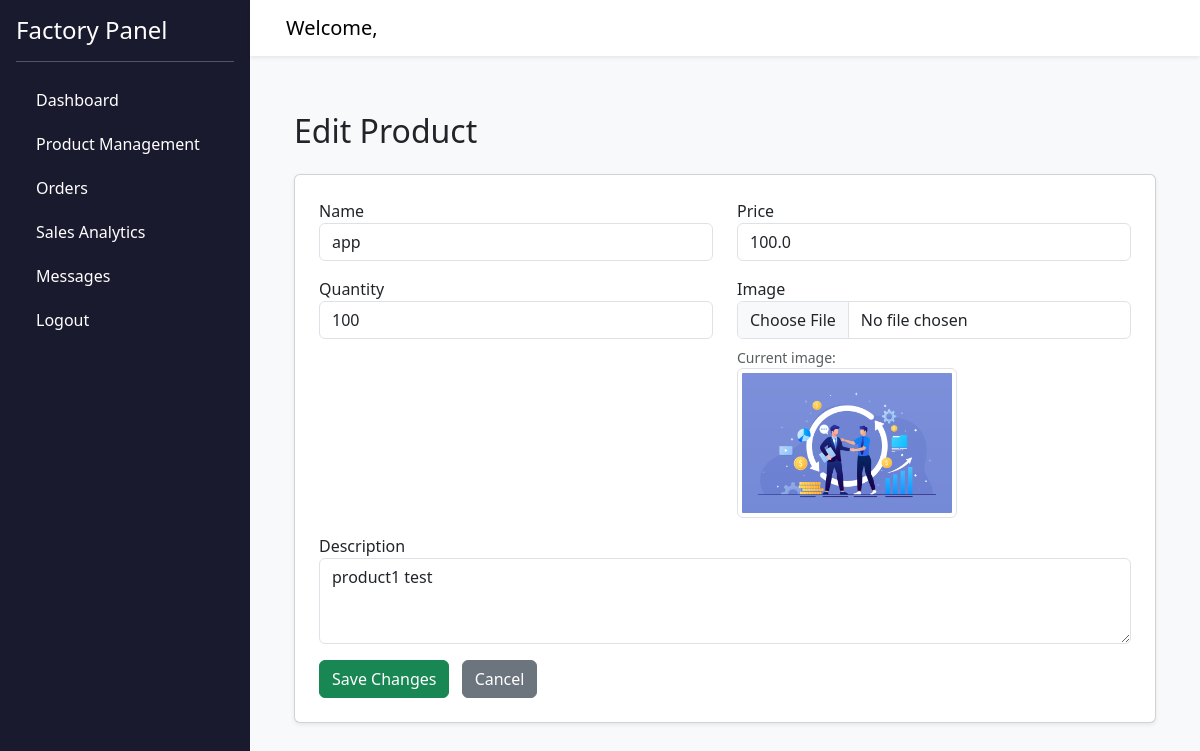
/products/edit/1 (signed in), run on the app's committed database.
### models.py (models this page shows)
class Product(db.Model):
    __tablename__ = 'products'
    id = db.Column(db.Integer, primary_key=True)
    factory_id = db.Column(db.Integer, db.ForeignKey('factories.id'), nullable=False)
    name = db.Column(db.String(120), nullable=False)
    description = db.Column(db.Text)
    image_url = db.Column(db.String(255))
    quantity = db.Column(db.Integer, default=0)
    price = db.Column(db.Float, nullable=False)
    created_at = db.Column(db.DateTime, default=datetime.utcnow)
    ratings = db.relationship('Rating', backref='product', cascade="all, delete-orphan")
    comments = db.relationship('Comment', backref='product', cascade="all, delete-orphan")
    wishlist_items = db.relationship('Wishlist', backref='product', cascade="all, delete-orphan")
    cart_items = db.relationship('CartItem', backref='product', cascade="all, delete-orphan")

### routes/dashboard_routes.py (the view, shortened to what this page needs)
@dashboard_bp.route('/products/edit/<int:product_id>', methods=['GET', 'POST'])
def edit_product(product_id):
    if 'user_id' not in session:
        flash('You must be logged in to edit products.', 'error')
        logger.debug("No user_id in session")
        return redirect(url_for('auth.index'))
    user = User.query.get(session['user_id'])
    if not user or not user.factory:
        flash('No factory linked to this user.', 'error')
        logger.debug(f"User {user.id if user else 'None'} has no factory")
        return redirect(url_for('auth.index'))
    try:
        product = Product.query.get_or_404(product_id)
        return render_template('edit_product.html', product=product, user=user)
    except Exception as e:
        db.session.rollback()
        logger.error(f"Error in edit_product for product {product_id}: {str(e)}", exc_info=True)
        flash('An error occurred while editing the product.', 'error')
        return redirect(url_for('dashboard.products'))

### templates/edit_product.html
{% extends 'base.html' %}
{% block content %}
<div class="container mt-4">
    <h2 class="mb-4">Edit Product</h2>
    <div class="card p-4 shadow-sm">
        <form method="POST" enctype="multipart/form-data">
            <div class="row">
                <div class="col-md-6 mb-3">
                    <label for="name">Name</label>
                    <input type="text" name="name" id="name" class="form-control" value="{{ product.name }}" required>
                </div>
                <div class="col-md-6 mb-3">
                    <label for="price">Price</label>
                    <input type="number" step="0.01" name="price" id="price" class="form-control" value="{{ product.price }}" required>
                </div>
                <div class="col-md-6 mb-3">
                    <label for="quantity">Quantity</label>
                    <input type="number" name="quantity" id="quantity" class="form-control" value="{{ product.quantity }}" required>
                </div>
                <div class="col-md-6 mb-3">
                    <label for="image">Image</label>
                    <input type="file" name="image" id="image" class="form-control">
                    {% if product.image_url %}
                        <small class="text-muted d-block mt-2">Current image:</small>
                        <img src="{{ url_for('static', filename=product.image_url) }}" alt="Product image" class="img-thumbnail" style="max-height: 150px;">
                    {% endif %}
                </div>
                <div class="col-md-12 mb-3">
                    <label for="description">Description</label>
                    <textarea name="description" id="description" class="form-control" rows="3">{{ product.description }}</textarea>
                </div>
                <div class="col-md-12">
                    <button type="submit" class="btn btn-success">Save Changes</button>
                    <a href="{{ url_for('dashboard.products') }}" class="btn btn-secondary ms-2">Cancel</a>
                </div>
            </div>
        </form>
    </div>
</div>
{% endblock %}

### templates/base.html (style rules this page uses)
body { min-height: 100vh; display: flex; flex-direction: column; background-color: #f8f9fa; }

### data on the page
Product: name "app", price "100.0", quantity "100", image_url (picture), description "product1 test"
